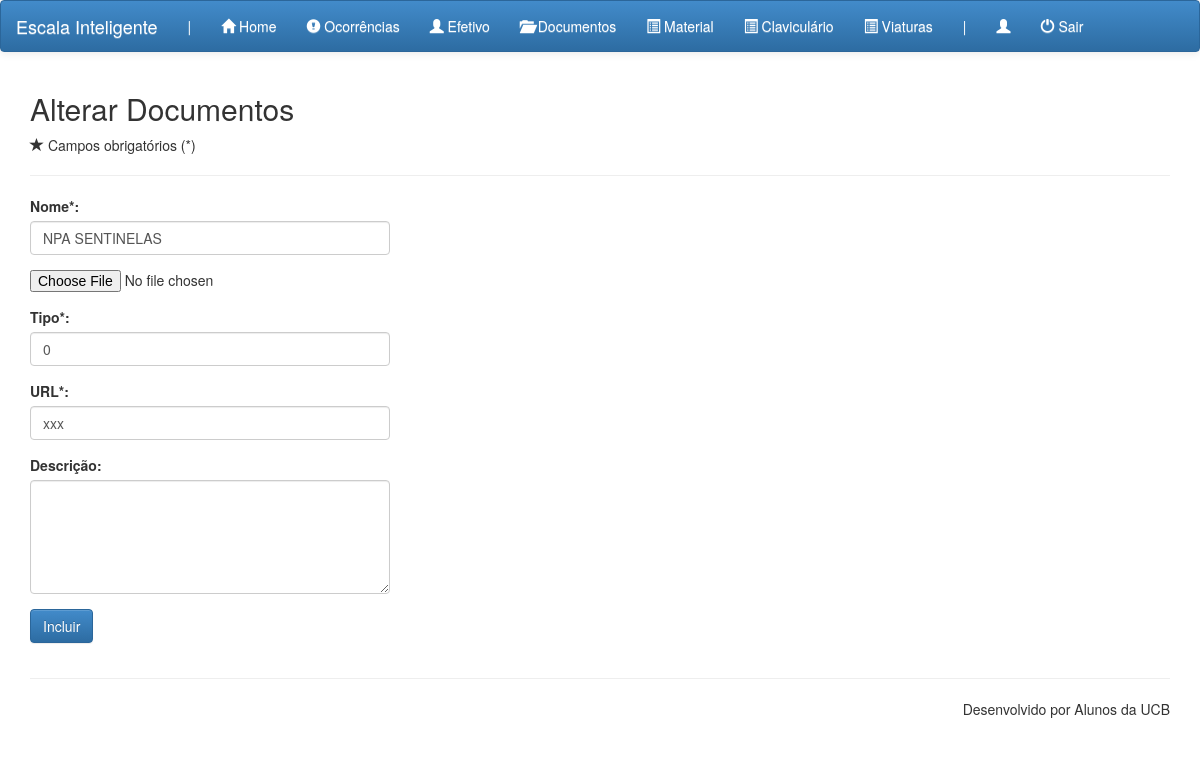
Screenshot of /adm.php?pag=documento_alt&doc_id=5 with the database file from the repository.
### tables this page shows
CREATE TABLE IF NOT EXISTS `documentos` (
  `doc_id` int(10) unsigned NOT NULL AUTO_INCREMENT,
  `doc_nome` varchar(255) DEFAULT NULL,
  `doc_tipo` int(10) DEFAULT '1',
  `doc_descricao` text,
  `doc_url` varchar(255) NOT NULL,
  PRIMARY KEY (`doc_id`)
);

### comp/documento/documento_alt.php (the view, shortened to what this page needs)
<?php
if (!$_POST){
    $doc_id = $_GET['doc_id'];
    $res = mysql_query("SELECT * FROM documentos WHERE doc_id='$doc_id'");
    $linha = mysql_fetch_array($res);
    extract($linha);
}
?>
<section>
    <div class="container">
        <h2>Alterar Documentos</h2>
        <p><span class="glyphicon glyphicon-star"></span> Campos obrigatórios (*)</p>
        <hr>
        <form action="" method="post">
            <div class="row">
                <div class="col-xs-12 col-sm-4 col-md-4">
                    <div class="form-group">
                        <label>Nome*:</label>
                        <input type="text" class="form-control" name="doc_nome" value="<?=$doc_nome;?>">
                    </div>
                    <div class="form-group">
                        <input type="file"  name="file">
                    </div>
                    <div class="form-group">
                        <label> Tipo*:</label>
                        <input type="text" class="form-control" name="doc_tipo" value="<?=$doc_tipo;?>">
                    </div>
                    <div class="form-group">
                        <label>URL*:</label>
                        <input type="text" class="form-control" name="doc_url" value="<?=$doc_url;?>">
                    </div>
                    <div class="form-group">
                        <label>Descrição:</label>
                        <textarea class="form-control" rows="5" name="doc_descricao"><?=$doc_descricao;?></textarea>
                    </div>
                    <div class="form-group">
                        <input type="submit" class="btn btn-primary" value="Incluir" name="enviar">
                    </div>
                </div>
            </div>
        </form>
    </div>
</section>

### rows the page displays
documentos: doc_nome "NPA SENTINELAS", doc_tipo "0", doc_url "xxx"
